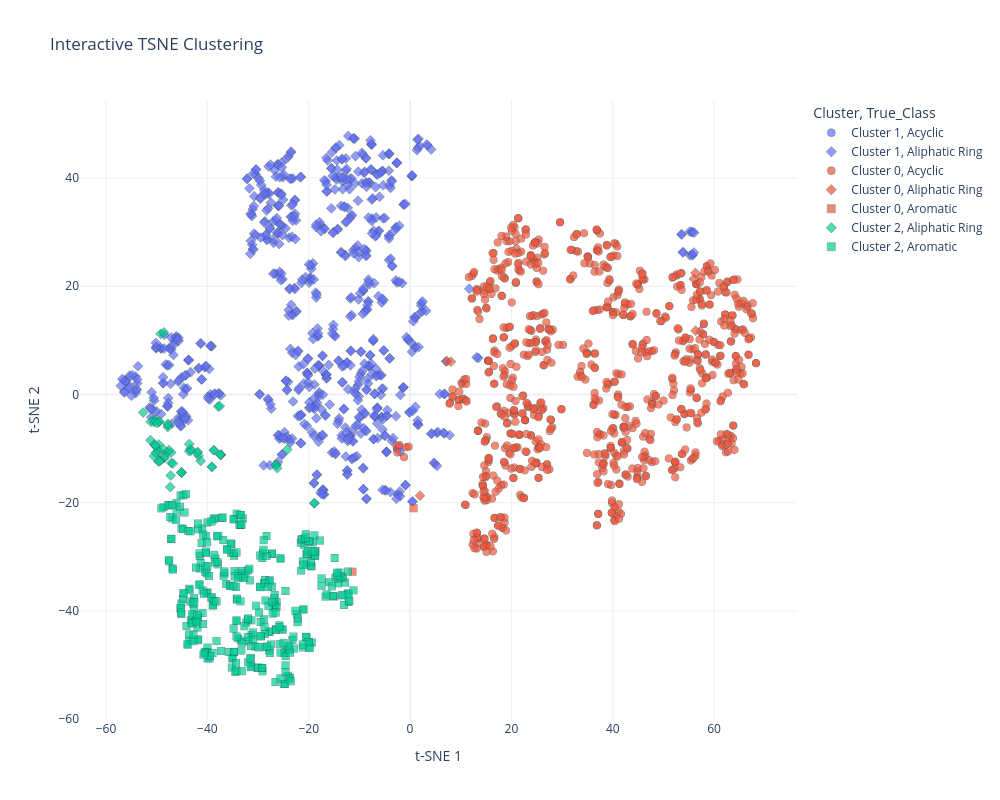

This figure's notebook cell:
### Code cell
analyzer.plot_interactive(method='tsne', perplexity=30)

### Figure 1 — Plotly figure (JSON) as saved in the notebook; plotly's stock layout.template omitted (floating-point values rounded to 4 significant figures; data arrays with more than 128 entries replaced by an {"elided": "..."} marker saying what was removed)
{"data": [{"customdata": [["qm9_0", "C", "Acyclic"], ["qm9_1", "N", "Acyclic"], ["qm9_3", "C#C", "Acyclic"], ["qm9_180", "FC(F)(F)F", "Acyclic"]], "hovertemplate": "Cluster=Cluster 1<br>True_Class=%{customdata[2]}<br>t-SNE 1=%{x}<br>t-SNE 2=%{y}<br>mol_id=%{customdata[0]}<br>canonical_smiles=%{customdata[1]}<extra></extra>", "legendgroup": "Cluster 1, Acyclic", "marker": {"color": "#636efa", "line": {"color": "DarkSlateGrey", "width": 0.5}, "opacity": 0.7, "size": 8, "symbol": "circle"}, "mode": "markers", "name": "Cluster 1, Acyclic", "showlegend": true, "type": "scattergl", "x": [-2.606, -2.582, -2.041, -1.89], "xaxis": "x", "y": [-9.975, -9.963, -9.657, -10.59], "yaxis": "y"}, {"customdata": {"elided": "737x3 str values"}, "hovertemplate": "Cluster=Cluster 1<br>True_Class=%{customdata[2]}<br>t-SNE 1=%{x}<br>t-SNE 2=%{y}<br>mol_id=%{customdata[0]}<br>canonical_smiles=%{customdata[1]}<extra></extra>", "legendgroup": "Cluster 1, Aliphatic Ring", "marker": {"color": "#636efa", "line": {"color": "DarkSlateGrey", "width": 0.5}, "opacity": 0.7, "size": 8, "symbol": "diamond"}, "mode": "markers", "name": "Cluster 1, Aliphatic Ring", "showlegend": true, "type": "scattergl", "x": {"elided": "737 float values"}, "xaxis": "x", "y": {"elided": "737 float values"}, "yaxis": "y"}, {"customdata": {"elided": "844x3 str values"}, "hovertemplate": "Cluster=Cluster 0<br>True_Class=%{customdata[2]}<br>t-SNE 1=%{x}<br>t-SNE 2=%{y}<br>mol_id=%{customdata[0]}<br>canonical_smiles=%{customdata[1]}<extra></extra>", "legendgroup": "Cluster 0, Acyclic", "marker": {"color": "#EF553B", "line": {"color": "DarkSlateGrey", "width": 0.5}, "opacity": 0.7, "size": 8, "symbol": "circle"}, "mode": "markers", "name": "Cluster 0, Acyclic", "showlegend": true, "type": "scattergl", "x": {"elided": "844 float values"}, "xaxis": "x", "y": {"elided": "844 float values"}, "yaxis": "y"}, {"customdata": [["qm9_572", "O=CC[NH+]1CC1", "Aliphatic Ring"], ["qm9_619", "CC(=O)N1CC1", "Aliphatic Ring"], ["qm9_623", "NC(=O)N1CC1", "Aliphatic Ring"], ["qm9_1932", "CC(=O)C[NH+]1CC1", "Aliphatic Ring"], ["qm9_1938", "NC(=O)C[NH+]1CC1", "Aliphatic Ring"], ["qm9_1943", "CC(C)C[NH+]1CC1", "Aliphatic Ring"], ["qm9_1947", "C[C@@H](O)C[NH+]1CC1", "Aliphatic Ring"]], "hovertemplate": "Cluster=Cluster 0<br>True_Class=%{customdata[2]}<br>t-SNE 1=%{x}<br>t-SNE 2=%{y}<br>mol_id=%{customdata[0]}<br>canonical_smiles=%{customdata[1]}<extra></extra>", "legendgroup": "Cluster 0, Aliphatic Ring", "marker": {"color": "#EF553B", "line": {"color": "DarkSlateGrey", "width": 0.5}, "opacity": 0.7, "size": 8, "symbol": "diamond"}, "mode": "markers", "name": "Cluster 0, Aliphatic Ring", "showlegend": true, "type": "scattergl", "x": [1.963, 57.26, 56.01, 56.35, 56.32, 7.281, 8.058], "xaxis": "x", "y": [-18.7, 11.67, 21.36, 11.79, 22.46, 6.149, 6.061], "yaxis": "y"}, {"customdata": [["qm9_1008", "O=Cn1cccc1", "Aromatic"], ["qm9_1050", "CCn1cccc1", "Aromatic"]], "hovertemplate": "Cluster=Cluster 0<br>True_Class=%{customdata[2]}<br>t-SNE 1=%{x}<br>t-SNE 2=%{y}<br>mol_id=%{customdata[0]}<br>canonical_smiles=%{customdata[1]}<extra></extra>", "legendgroup": "Cluster 0, Aromatic", "marker": {"color": "#EF553B", "line": {"color": "DarkSlateGrey", "width": 0.5}, "opacity": 0.7, "size": 8, "symbol": "square"}, "mode": "markers", "name": "Cluster 0, Aromatic", "showlegend": true, "type": "scattergl", "x": [0.7153, -11.38], "xaxis": "x", "y": [-21.02, -32.75], "yaxis": "y"}, {"customdata": {"elided": "62x3 str values"}, "hovertemplate": "Cluster=Cluster 2<br>True_Class=%{customdata[2]}<br>t-SNE 1=%{x}<br>t-SNE 2=%{y}<br>mol_id=%{customdata[0]}<br>canonical_smiles=%{customdata[1]}<extra></extra>", "legendgroup": "Cluster 2, Aliphatic Ring", "marker": {"color": "#00cc96", "line": {"color": "DarkSlateGrey", "width": 0.5}, "opacity": 0.7, "size": 8, "symbol": "diamond"}, "mode": "markers", "name": "Cluster 2, Aliphatic Ring", "showlegend": true, "type": "scattergl", "x": [-50.21, -18.9, -48.53, -49.72, -47.24, -45.1, -49.63, -49.56, -49.52, -50.55, -47.79, -38.72, -37.29, -39.12, -18.85, -26.42, -26.41, -26.38, -26.22, -37.86, -37.56, -48.46, -47.33, -51.17, -41.86, -43.57, -41.73, -24.22, -47.11, -51.23, -46.79, -42.07, -43.38, -43.21, -43.57, -41.31, -52.66, -49.22, -48.58, -50.47, -47.82, -49.28, -50.57, -45.09, -45.12, -48.63, -50.23, -49.53, -49.54, -50.17, -47.15, -50.24, -47.57, -49.48, -50.5, -47.82, -49.92, -47.78, -38.73, -37.38, -37.46, -39.08], "xaxis": "x", "y": [-4.683, -20.13, -11.75, -10.44, -14.97, -14.46, -12.39, -9.226, -5.021, -4.731, -5.635, -10.3, -11.12, -13.36, -20.06, -13.03, -13.03, -12.99, -13.6, -2.206, -2.152, -11.54, -17.11, -5.036, -10.63, -10.49, -11.34, -10.17, -12.63, -8.445, -12.76, -10.76, -10.07, -10.34, -9.161, -12.28, -3.323, 11.21, 11.49, -9.241, -10.59, -12.24, -11.38, -14.36, -14.4, -10.18, -9.532, -12.28, -10.57, -10.76, -10.73, -9.41, -10.28, -4.998, -5.137, -6.011, -5.259, -5.454, -10.3, -11.17, -11.14, -13.38], "yaxis": "y"}, {"customdata": {"elided": "344x3 str values"}, "hovertemplate": "Cluster=Cluster 2<br>True_Class=%{customdata[2]}<br>t-SNE 1=%{x}<br>t-SNE 2=%{y}<br>mol_id=%{customdata[0]}<br>canonical_smiles=%{customdata[1]}<extra></extra>", "legendgroup": "Cluster 2, Aromatic", "marker": {"color": "#00cc96", "line": {"color": "DarkSlateGrey", "width": 0.5}, "opacity": 0.7, "size": 8, "symbol": "square"}, "mode": "markers", "name": "Cluster 2, Aromatic", "showlegend": true, "type": "scattergl", "x": {"elided": "344 float values"}, "xaxis": "x", "y": {"elided": "344 float values"}, "yaxis": "y"}], "layout": {"height": 800, "legend": {"title": {"text": "Cluster, True_Class"}, "tracegroupgap": 0}, "title": {"text": "Interactive TSNE Clustering"}, "width": 1000, "xaxis": {"anchor": "y", "domain": [0, 1], "title": {"text": "t-SNE 1"}}, "yaxis": {"anchor": "x", "domain": [0, 1], "title": {"text": "t-SNE 2"}}}}
